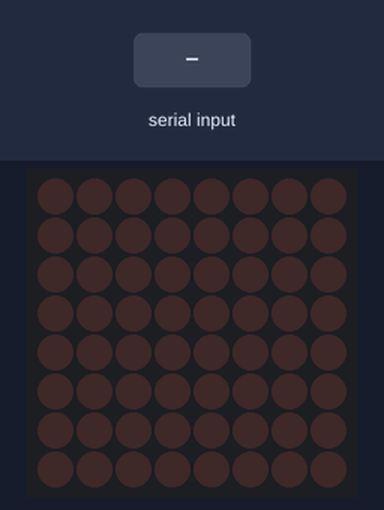
The sketch below on a simulated Arduino Uno, built with avr-gcc and run on an emulated ATmega328P. Shown: 8×8 LED matrix. The inputs (shaded band) are chosen by the test bench.

Above: at 1.2 s.
1.3 s: "1\n" received over Serial
At 4.2 s:
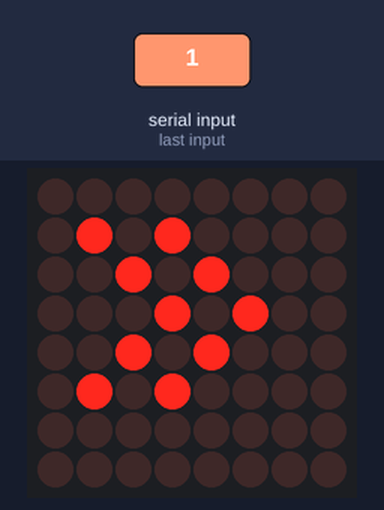
4.3 s: "0\n" received over Serial
At 5.56 s:
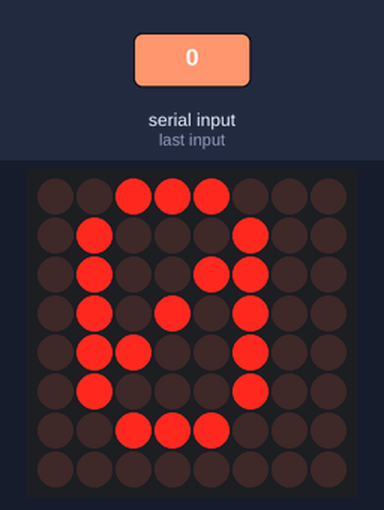
7.3 s: "2\n" received over Serial
At 9.67 s:
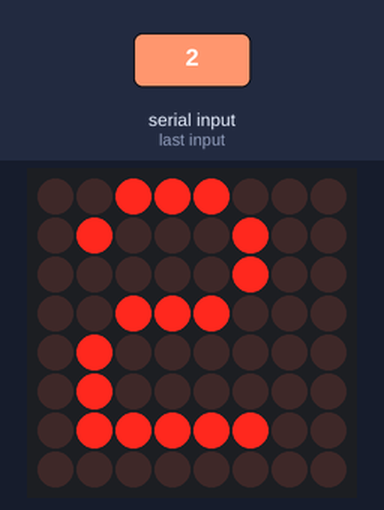
Timing chart, 0 to 11.2 s (numbered marks = the images above; inputs shaded):
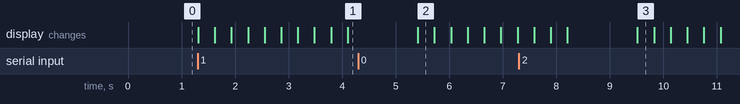

The sketch:

practica-03.ino
```cpp
#include "LedControlMS.h"

#define NumeroMatrices 1

LedControl lc=LedControl(12,11,10, NumeroMatrices);

void setup(){
  Serial.begin(9600);
  for (int i=0; i< NumeroMatrices ; i++){
    lc.shutdown(i,false);    // Despertar a la matriz
    lc.setIntensity(i,8);    // Intensidad a 8
    lc.clearDisplay(i);      // Borrar la matriz
  }
}
void loop(){
  if (Serial.available() > 0) {
    char data[20];
    size_t count = Serial.readBytesUntil('\n', data, 20);
    lc.writeString(0,data);
    delay(1000);
  }

}
```

Measured:
- after the input at 1.3 s, the display: first changes at once (image 1 shows a later state)
- after the input at 4.3 s, the display: changes after 1.1 s (image 2)
- after the input at 7.3 s, the display: first differs from a run without the input after 2.2 s (image 3)
